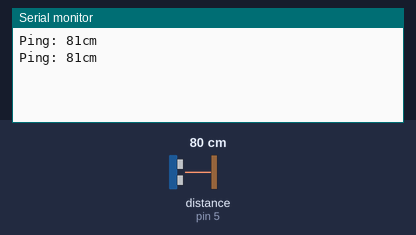
Recording of a sketch running on a simulated Arduino Uno, built with avr-gcc and run on an emulated ATmega328P. On the bench: the last lines printed to the serial monitor. Inputs (shaded band) come from the test bench; at power-on: distance to the obstacle (sensor on pin 5) 80 cm. The echo pulse lasts 58.3 µs per cm.

Above: at 2.8 s.
2.9 s: distance to the obstacle (sensor on pin 5) set to 2 cm
At 3.8 s:
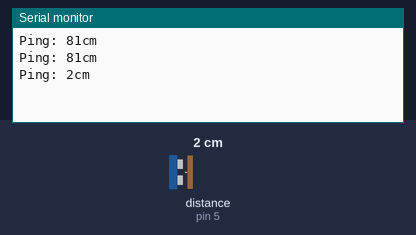
4.4 s: distance to the obstacle (sensor on pin 5) set to 4 cm
At 5.7 s:
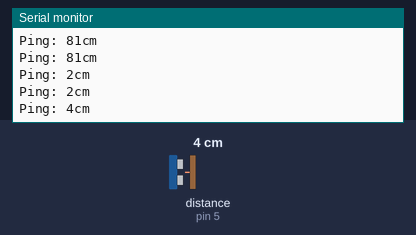
Timing chart, 0 to 7.4 s (numbered marks = the images above; inputs shaded):
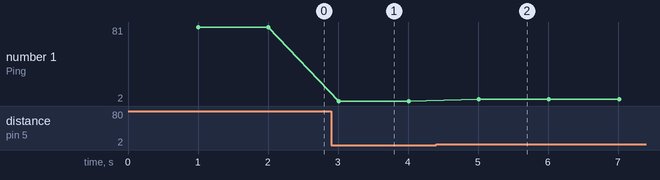

Measured:
- after the input at 2.9 s, the serial monitor: prints a new line after 0.11 s (image 1)
- after the input at 4.4 s, the serial monitor: prints a new line after 0.61 s (image 2)
- plotted number 1: 81 → 2 after the input at 2.9 s, 2 → 4 after the input at 4.4 s

The sketch:

Ultrasonic.ino
```cpp
#include <NewPing.h>

#define TRIGGER_PIN  6  // Arduino pin tied to trigger pin on the ultrasonic sensor.
#define ECHO_PIN     5  // Arduino pin tied to echo pin on the ultrasonic sensor.
#define MAX_DISTANCE 400 // Maximum distance we want to ping for (in centimeters). Maximum sensor distance is rated at 400-500cm.

NewPing sonar(TRIGGER_PIN, ECHO_PIN, MAX_DISTANCE); // NewPing setup of pins and maximum distance.

void setup() {
 Serial.begin(115200); // Open serial monitor at 115200 baud to see ping results.
}

void loop() {
 delay(1000);
 Serial.print("Ping: ");
 Serial.print(sonar.ping_cm());
 Serial.println("cm");
}
```
